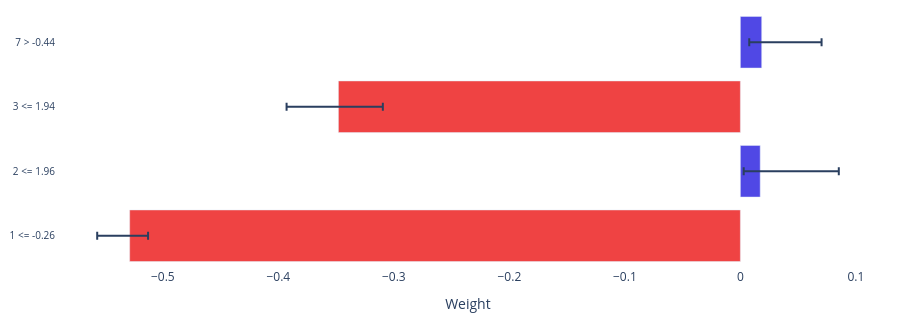

Notebook code cell kept with this figure:
### Markdown cell above
## Uncertainty error bars

CE's `uncertainty=True` maps to `show_uncertainty=True` inside this plugin.
The error bars span the calibrated weight interval `[weight_low, weight_high]`
around each bar, matching the hub's "uncertain bar-plot" mode.

### Code cell
factual[0].plot(
    style="plotly.local.factual_simple",
    show=True,
    uncertainty=True,
);

### Figure 1 — Plotly figure (JSON) as saved in the notebook; plotly's stock layout.template omitted (floating-point values rounded to 4 significant figures)
{"data": [{"customdata": ["1 <= -0.26", "2 <= 1.96", "3 <= 1.94", "7 > -0.44"], "error_x": {"array": [0.01592, 0.06805, 0.03846, 0.05182], "arrayminus": [0.02812, 0.01428, 0.04487, 0.01079], "type": "data", "visible": true}, "hovertemplate": "%{customdata}<br>Weight: %{x:.4f}<extra></extra>", "marker": {"color": ["hsl(0,84%,60%)", "hsl(243,75%,59%)", "hsl(0,84%,60%)", "hsl(243,75%,59%)"]}, "orientation": "h", "type": "bar", "x": [-0.5287, 0.01717, -0.348, 0.01848], "y": ["1 <= -0.26", "2 <= 1.96", "3 <= 1.94", "7 > -0.44"]}], "layout": {"height": 320, "margin": {"b": 40, "l": 10, "r": 20, "t": 10}, "paper_bgcolor": "rgba(0,0,0,0)", "plot_bgcolor": "rgba(0,0,0,0)", "xaxis": {"title": {"text": "Weight"}, "zeroline": true, "zerolinewidth": 2}, "yaxis": {"automargin": true, "tickfont": {"size": 10}}}}
